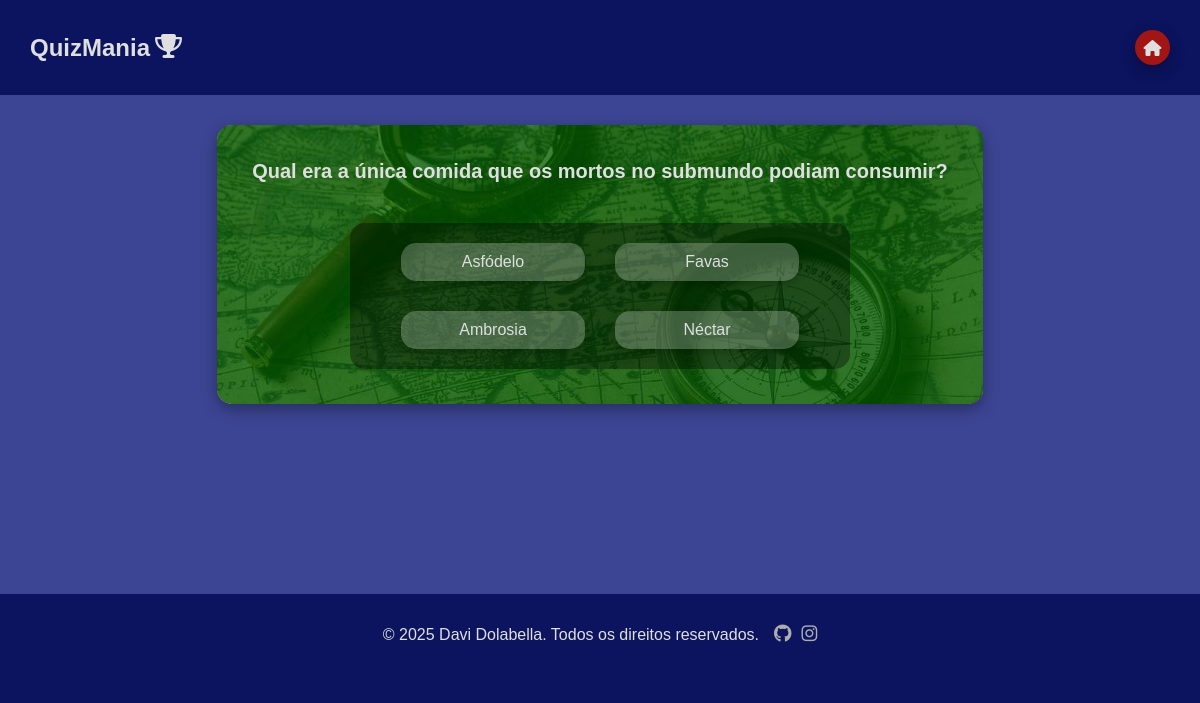
The page /quiz/question/294 (signed in) on the database its author committed.
### quizmania/models.py (models this page shows, shortened)
class Question(models.Model):
    question = models.CharField(max_length=150)
    created_at = models.DateTimeField(auto_now_add=True)
    updated_at = models.DateTimeField(auto_now=True)
    difficulty = models.ForeignKey(
        Difficulty, on_delete=models.CASCADE, related_name='questions'
    )
    category = models.ForeignKey(
        Category, on_delete=models.CASCADE, related_name='questions', null=True
    )

class Answer(models.Model):
    answer = models.CharField(max_length=100)
    is_correct = models.BooleanField(default=False)
    question = models.ForeignKey(
        Question, on_delete=models.CASCADE, related_name='answers'
    )

### quizmania/views.py (the view)
# urls.py: path('quiz/question/<int:pk>', views.QuizCurrentQuestion.as_view(), name='question'),
class QuizCurrentQuestion(DetailView):
    model = models.Question
    context_object_name = 'question'
    template_name = 'quizmania/pages/quiz.html'
    def dispatch(self, request, *args, **kwargs):
        if not self.request.user.is_authenticated:
            messages.info(self.request, "Entre em sua conta para jogar...")
            return redirect(reverse('authors:login'))
        return super().dispatch(request, *args, **kwargs)
    def get_context_data(self, *args, **kwargs):
        session_quiz = get_object_or_404(models.QuizSession, user=self.request.user)
        cover_url = session_quiz.current_quiz.cover.url
        context = super().get_context_data(*args, **kwargs)
        question = context.get('question')
        context.update({
            'answers': question.answers.all().order_by('?'),
            'question_img': cover_url,
            'is_in_a_quiz':True,
        })
        return context

### quizmania/models.py (called while the page is built)
    def __str__(self):
        return self.name

### quizmania/templates/quizmania/pages/quiz.html
{% extends "global/base.html" %}
{% block content %}
<div class="main container">
    {% if quiz %}
        {% include "quizmania/partials/partial_quiz.html" %}
    {% elif question %}
        {% include "quizmania/partials/question.html" %}
    {% elif is_correct_page %}
        {% include "quizmania/partials/is_correct.html" %}
    {% elif is_result_page %}
        {% include "quizmania/partials/quiz_result.html" %}
    {% endif %}
</div>
{% endblock content %}

### quizmania/templates/quizmania/partials/question.html (shortened to what this page needs)
<div class="question-container detail-quiz {{question.difficulty}}" style="background-image: url({{question_img}});">
    <div class="question ">
        <h2 class="question-title">{{ question.question  }}</h2>
        <div class="answer-container">
            {% for answer in answers %}
                <form action="{% url 'quizmania:is_correct' answer.pk %}" method="POST" class="answer">
                    <button type="submit" >
                        {{answer.answer}}
                    </button>
                </form>
            {% endfor %}
        </div>
    </div>
</div>

### base_static/global/css/style.css (style rules this page uses)
:root { --color-primary: #269fe6; --color-primary-hover: #2086c2; --color-primary-dark: #3c4593; --color-primary-dark-header:#0c135f; --color-is-past-deadline-dark:#331414; --color-is-past-deadline:#3a1515; --color-primary-dark-hover: #212336; --color-primary-light: #d4ecfa; --color-primary-light-hover: #bdd8e7; --color-white: #dfdfdf; --color-black: #000; --color-dark-text: #444; --color-info-light: #cce5ff; --color-debug-light: #cce5ff; --color-success-light: #d4edda; --color-alert-light: #fff3cd; --color-warning-light: #fff3cd; --color-error-light: #f8d7da; --color-info-dark: #4d86c4; --color-debug-dark: #4d86c4; --color-success-dark: #4a9c5d; --color-alert-dark: #927f40; --color-warning-dark: #b39c53; --color-error-dark: #da525d; --color-gray-0: #f9f9f9; --color-gray-1: #e0e0e0; --color-gray-2: #c7c7c7; --color-gray-3: #aeaeae; --color-gray-4: #959595; --color-gray-5: #7d7d7d; --color-gray-6: #646464; --color-gray-7: #4b4b4b; --color-gray-8: #323232; --color-gray-9: #191919; --search-focus-color:#E8F0FE; --font-primary: sans-serif; --font-headings: sans-serif; --spacing-gutter-small: 2rem; --spacing-gutter-medium: 3rem; --spacing-gutter-large: 4rem; }
* { padding: 0; margin: 0; box-sizing: border-box; }
html { font-size: 62.5%; color: var(--color-white); background-color: var(--color-primary-dark-header); }
body { font-size: 1.6rem; font-family: var(--font-primary); background-color: var(--color-primary-dark); overflow-x: hidden; }
h1,h2,h3,h4,h5,h6 { font-family: var(--font-headings); }
.container { max-width: 144rem; margin: 0 auto; padding: var(--spacing-gutter-medium); }
.main { display: flex; flex-direction: column; flex-wrap: nowrap; justify-content: center; width: 100%; gap: 5rem; margin-bottom: 20vh; }
.detail-quiz { max-width: 60rem; width: 100%; margin: 0 auto; background-color: rgba(255, 255, 255, 0.409); padding: 3.5rem; border-radius: 15px; display: flex; flex-direction: column; justify-content: center; gap: 2rem; box-shadow: rgba(0, 0, 0, 0.35) 0px 5px 15px; }
.detail-quiz.Fácil { background-color: rgba(30, 111, 16, 0.939); }
.question-container { max-width: 80rem; width: fit-content; position: relative; background-position: center; background-size: cover; overflow: hidden; }
.question { display: flex; flex-direction: column; gap: 4rem; }
.question form { width: 100%; z-index: 2; }
.question-container::before { content: ''; position: absolute; top: 0; left: 0; right: 0; bottom: 0; background: rgba(1, 1, 163, 0.491); z-index: 1; }
.question-container.Fácil::before { background: rgba(0, 92, 0, 0.752); }
.question-title { text-align: center; word-wrap: normal; font-size: 2rem; z-index: 2; }
.answer-container { z-index: 2; display: flex; flex-wrap: wrap; gap: 3rem; background-color: rgba(0, 0, 0, 0.355); align-items: center; justify-content: center; padding: 2rem; border-radius: 15px; max-width: 50rem; width: 100%; margin: 0 auto; }
form.answer { width: 40%; background-color: rgba(255, 255, 255, 0.227); border-radius: 15px; text-align: center; color: var(--color-white); text-decoration: none; box-shadow: rgba(0, 0, 0, 0.24) 0px 3px 8px; transition: .3s ease-in-out all; word-wrap: break-word; overflow: hidden; z-index: 2; }
form.answer button { width: 100%; height: 100%; padding: 1rem; background: transparent; border: 0; font-size: 1.6rem; color: var(--color-white); cursor: pointer; }

### rows shown on the page
Question: question "Qual era a única comida que os mortos no submundo podiam consumir?"
Answer: answer "Asfódelo"
Answer: answer "Favas"
Answer: answer "Ambrosia"
Answer: answer "Néctar"
